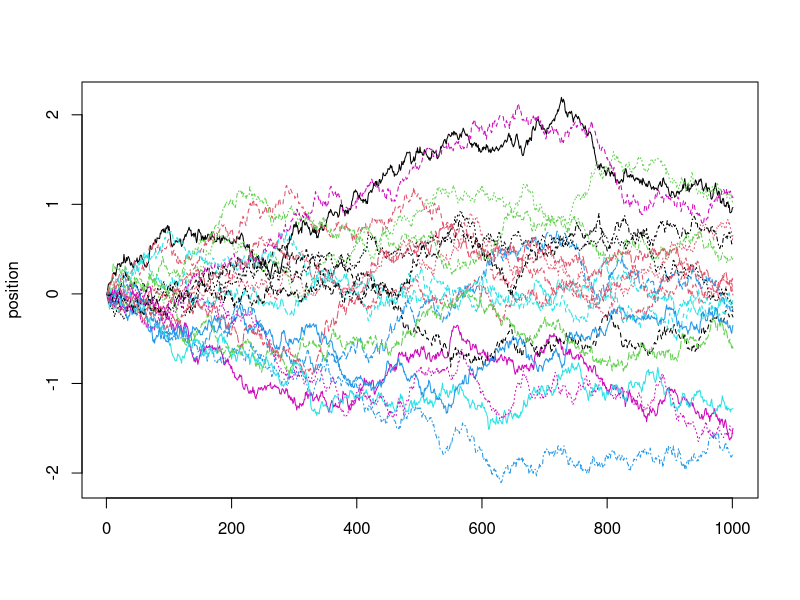
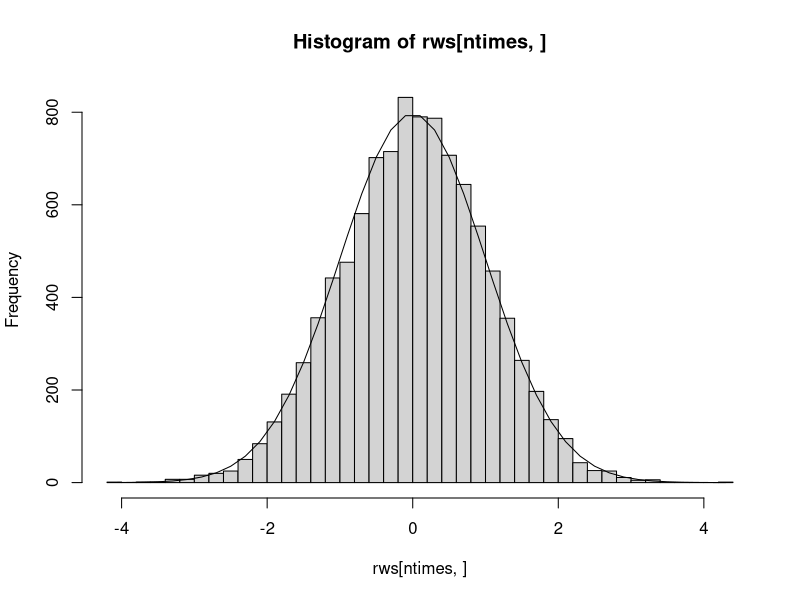
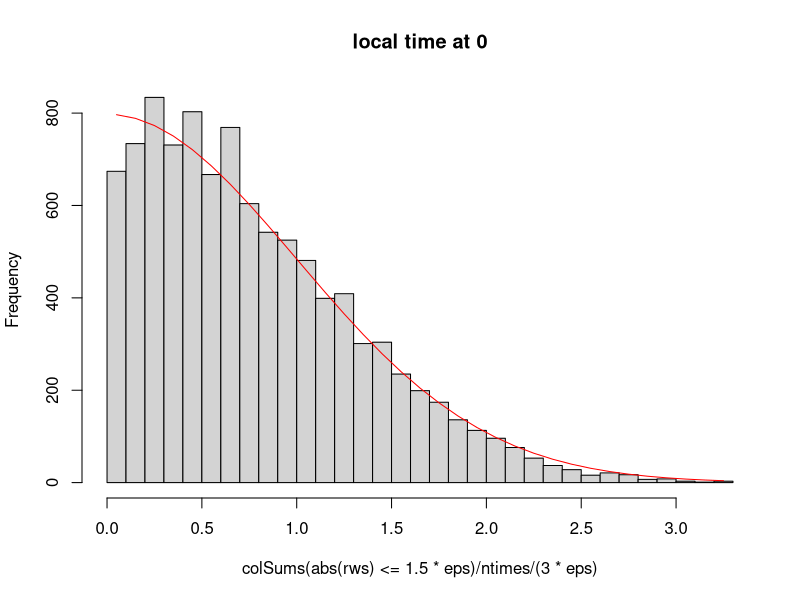
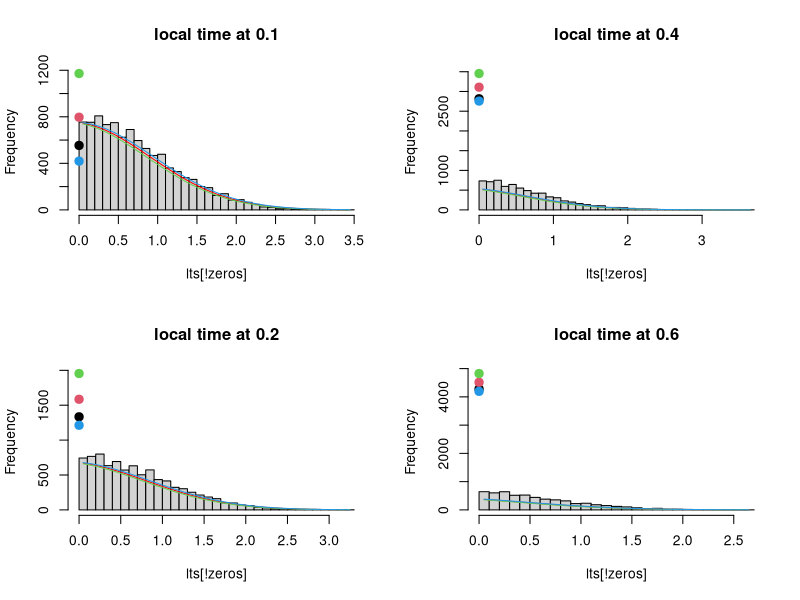

Write R code to recreate these figures, in order. (Note: this script raises an error after producing the figures.)
## ---- chunk 1
fig.dim <- 5
knitr::opts_chunk$set(fig.width=2*fig.dim,fig.align='center')
## ---- chunk 2
nwalks <- 1e4
ntimes <- 1e3
# want total time to be 1, so:
eps <- 1/sqrt(ntimes)
rws <- matrix( rnorm(nwalks*ntimes)*eps, nrow=ntimes, ncol=nwalks )
rws <- rbind(0,apply(rws,2,cumsum))
matplot(rws[,1:20],type='l', ylab='position')
## ---- chunk 3
xh <- hist(rws[ntimes,],breaks=50)
lines( xh$mids, sum(xh$counts)*diff(pnorm(xh$breaks)) )
## ---- chunk 4
xh <- hist(colSums(abs(rws)<=1.5*eps)/ntimes/(3*eps),main="local time at 0", breaks=30)
lines( xh$mids, sum(xh$counts)*diff( 2*pnorm(xh$breaks)-1 ), col='red' )
## ---- chunk 5
layout(matrix(1:4,nrow=2))
for (loc in c(0.1, 0.2, 0.4, 0.6)) {
    lts <- colSums(abs(rws-loc)<=1.5*eps)/ntimes/(3*eps)
    zeros <- (lts==0)
    pred.zero <- 2*pnorm(abs(loc)+c(0,1.5*eps,-1.5*eps))-1
    xh <- hist(lts[!zeros],main=paste("local time at",loc), breaks=30, ylim=range(c(0,pred.zero*nwalks)))
    lines( xh$mids, sum(!zeros)*diff( 2*pnorm(abs(loc)+xh$breaks)-1 ), col='red' )
    points(rep(0,4), c(sum(zeros),pred.zero*nwalks), col=1:4, pch=20, cex=2)
    # lower bound
    lines( xh$mids, sum(!zeros)*diff( 2*pnorm(abs(loc+1.5*eps)+xh$breaks)-1 ), col=3 )
    # upper bound
    lines( xh$mids, sum(!zeros)*diff( 2*pnorm(abs(loc-1.5*eps)+xh$breaks)-1 ), col=4 )
}
## ---- chunk 6
loc <- 0.1
zeta <- function (x,r) {
    2*pnorm(abs(x)) - 1 + 2 * exp( r*abs(x) + r^2/2 + pnorm(abs(x)+r,lower.tail=FALSE,log.p=TRUE) )
}
compare.rates <- as.data.frame( t( sapply( c(0.25,0.5,1,1.5,2,2.5,3), function (rate) {
        visits <- colSums(abs(rws-loc)<=1.5*eps)
        killed <- ( rbinom(ncol(rws),size=visits,prob=rate/ntimes/(3*eps)) == 0 )
        c( 
          rate=rate,
          simulation=mean(killed), 
          theory=zeta(loc,rate),
          SE=sqrt(mean(killed)*(1-mean(killed))/nwalks)
          )
    } ) ) )
with(compare.rates, {
         plot( rate, theory, type='l', xlab="recomb rate", ylab="prob of recomb", col='red', ylim=range(c(simulation,theory)), ylim=c(0,1) ) 
         points( rate, simulation, pch=20 )
         arrows( x0=rate, y0=simulation-2*SE, y1=simulation+2*SE, angle=90, code=3 )
    } )
## ---- chunk 7
pcline <- function (...) {
    (1/2)*( 1 - zeta(...) )
}
xx <- seq(-5,5,length.out=500)
plot(xx, pcline(xx,r=1), type='l' )
